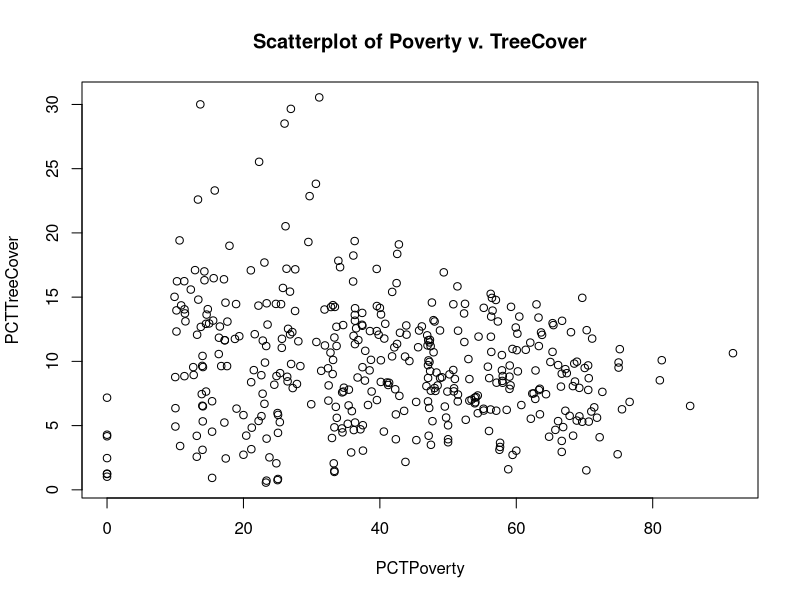
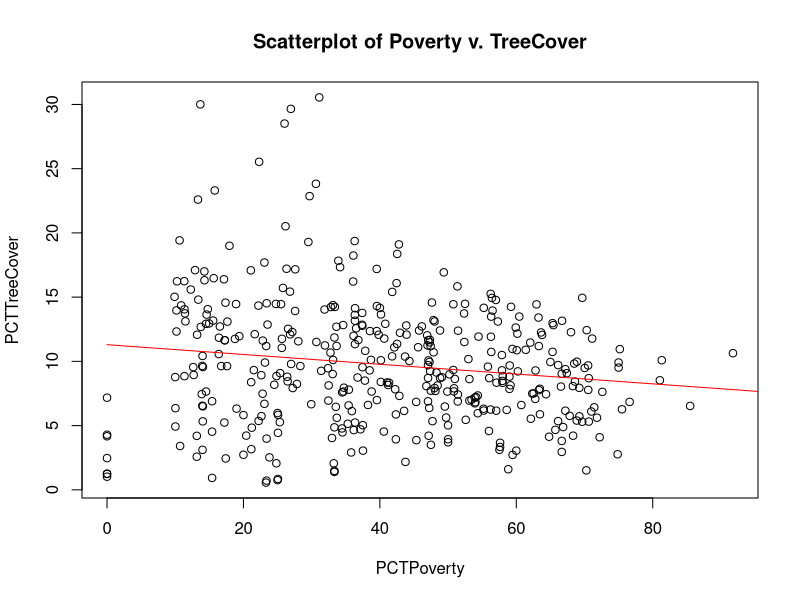

These charts were generated, in order, by the following R code:
## ---- chunk 1
knitr::opts_chunk$set(cache = F)
## ---- chunk 2
rm(list = ls())
trees<-read.csv("./Datasets/Tree_Equity_Scores_Tucson_noNA.csv")

## ---- chunk 3
plot(x = trees$PCTPoverty,
     y = trees$PCTTreeCover, 
     xlab = "PCTPoverty", 
     ylab = "PCTTreeCover", 
     main = "Scatterplot of Poverty v. TreeCover")
## ---- chunk 4
trees_fit <- lm(PCTTreeCover~PCTPoverty, data = trees)
coef(trees_fit)
## ---- chunk 5
plot(x = trees$PCTPoverty,
     y = trees$PCTTreeCover, 
     xlab = "PCTPoverty", 
     ylab = "PCTTreeCover", 
     main = "Scatterplot of Poverty v. TreeCover")
X = seq(0,100,1)
regresline = predict(trees_fit, newdata = data.frame(PCTPoverty = X))
matlines(x = X, regresline, col = 'red')
## ---- chunk 6
predict(trees_fit, newdata = data.frame(PCTPoverty = 50))
## ---- chunk 7
slope = coef(trees_fit)[[2]]
20*slope
## ---- chunk 8
mse = (summary(trees_fit)$sigma)^2

n = nrow(trees)
mle = sum((trees$PCTTreeCover-mean(trees$PCTTreeCover))^2)/n

mse
mle


